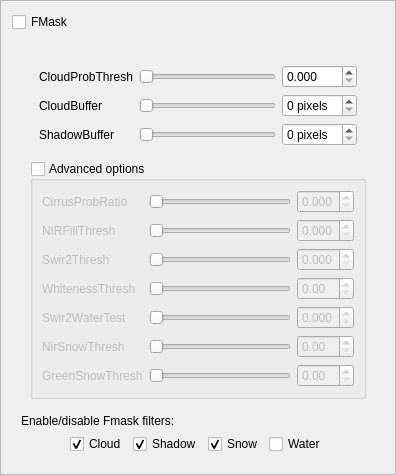
                <widget class="QFrame" name="frame_FMask">
                 <property name="frameShape">
                  <enum>QFrame::StyledPanel</enum>
                 </property>
                 <property name="frameShadow">
                  <enum>QFrame::Raised</enum>
                 </property>
                 <layout class="QGridLayout" name="gridLayout_8">
                  <item row="0" column="0">
                   <widget class="QCheckBox" name="checkBox_FMask">
                    <property name="text">
                     <string>FMask</string>
                    </property>
                    <property name="checked">
                     <bool>false</bool>
                    </property>
                   </widget>
                  </item>
                  <item row="1" column="0">
                   <widget class="QWidget" name="widget_FMask" native="true">
                    <layout class="QVBoxLayout" name="verticalLayout_2">
                     <item>
                      <widget class="QWidget" name="widget_23" native="true">
                       <layout class="QVBoxLayout" name="verticalLayout_32">
                        <item>
                         <widget class="QWidget" name="widget_24" native="true">
                          <layout class="QGridLayout" name="gridLayout_15">
                           <item row="3" column="2">
                            <widget class="QDoubleSpinBox" name="doubleSpinBox_CB">
                             <property name="suffix">
                              <string> pixels</string>
                             </property>
                             <property name="decimals">
                              <number>0</number>
                             </property>
                             <property name="minimum">
                              <double>0.000000000000000</double>
                             </property>
                             <property name="maximum">
                              <double>30.000000000000000</double>
                             </property>
                             <property name="singleStep">
                              <double>1.000000000000000</double>
                             </property>
                            </widget>
                           </item>
                           <item row="4" column="0">
                            <widget class="QLabel" name="label_10">
                             <property name="toolTip">
                              <string>Extra buffer around cloud shadown layer (pixels)</string>
                             </property>
                             <property name="text">
                              <string>ShadowBuffer</string>
                             </property>
                            </widget>
                           </item>
                           <item row="3" column="1">
                            <widget class="QSlider" name="horizontalSlider_CB">
                             <property name="minimum">
                              <number>0</number>
                             </property>
                             <property name="maximum">
                              <number>30</number>
                             </property>
                             <property name="singleStep">
                              <number>1</number>
                             </property>
                             <property name="pageStep">
                              <number>2</number>
                             </property>
                             <property name="orientation">
                              <enum>Qt::Horizontal</enum>
                             </property>
                            </widget>
                           </item>
                           <item row="4" column="2">
                            <widget class="QDoubleSpinBox" name="doubleSpinBox_SB">
                             <property name="suffix">
                              <string> pixels</string>
                             </property>
                             <property name="decimals">
                              <number>0</number>
                             </property>
                             <property name="maximum">
                              <double>30.000000000000000</double>
                             </property>
                             <property name="singleStep">
                              <double>1.000000000000000</double>
                             </property>
                            </widget>
                           </item>
                           <item row="3" column="0">
                            <widget class="QLabel" name="label">
                             <property name="toolTip">
                              <string>Extra buffer around cloud layer (pixels)</string>
                             </property>
                             <property name="text">
                              <string>CloudBuffer</string>
                             </property>
                            </widget>
                           </item>
                           <item row="4" column="1">
                            <widget class="QSlider" name="horizontalSlider_SB">
                             <property name="maximum">
                              <number>30</number>
                             </property>
                             <property name="pageStep">
                              <number>2</number>
                             </property>
                             <property name="orientation">
                              <enum>Qt::Horizontal</enum>
                             </property>
                            </widget>
                           </item>
                           <item row="0" column="1">
                            <widget class="QSlider" name="horizontalSlider_CPT">
                             <property name="maximum">
                              <number>1000</number>
                             </property>
                             <property name="orientation">
                              <enum>Qt::Horizontal</enum>
                             </property>
                            </widget>
                           </item>
                           <item row="0" column="2">
                            <widget class="QDoubleSpinBox" name="doubleSpinBox_CPT">
                             <property name="decimals">
                              <number>3</number>
                             </property>
                             <property name="maximum">
                              <double>1.000000000000000</double>
                             </property>
                             <property name="singleStep">
                              <double>0.001000000000000</double>
                             </property>
                            </widget>
                           </item>
                           <item row="0" column="0">
                            <widget class="QLabel" name="label_25">
                             <property name="toolTip">
                              <string>Cloud probability threshold (percentage). To reduce commission errors, increase this value, but this will also increase omission errors. Used by Equation 17.</string>
                             </property>
                             <property name="text">
                              <string>CloudProbThresh</string>
                             </property>
                            </widget>
                           </item>
                          </layout>
                          <zorder>doubleSpinBox_CB</zorder>
                          <zorder>doubleSpinBox_CB</zorder>
                          <zorder>horizontalSlider_CB</zorder>
                          <zorder>label</zorder>
                          <zorder>doubleSpinBox_SB</zorder>
                          <zorder>horizontalSlider_SB</zorder>
                          <zorder>label_10</zorder>
                          <zorder>horizontalSlider_CPT</zorder>
                          <zorder>doubleSpinBox_CPT</zorder>
                          <zorder>label_25</zorder>
                         </widget>
                        </item>
                        <item>
                         <widget class="QGroupBox" name="groupBox">
                          <property name="title">
                           <string>Advanced options</string>
                          </property>
                          <property name="checkable">
                           <bool>true</bool>
                          </property>
                          <property name="checked">
                           <bool>false</bool>
                          </property>
                          <layout class="QVBoxLayout" name="verticalLayout_33">
                           <item>
                            <widget class="QWidget" name="widget_FMask_advanced" native="true">
                             <layout class="QGridLayout" name="gridLayout_3">
                              <property name="margin">
                               <number>0</number>
                              </property>
                              <item row="9" column="2">
                               <widget class="QDoubleSpinBox" name="doubleSpinBox_NST">
                                <property name="maximum">
                                 <double>1.000000000000000</double>
                                </property>
                                <property name="singleStep">
                                 <double>0.010000000000000</double>
                                </property>
                               </widget>
                              </item>
                              <item row="7" column="2">
                               <widget class="QDoubleSpinBox" name="doubleSpinBox_WT">
                                <property name="maximum">
                                 <double>1.000000000000000</double>
                                </property>
                                <property name="singleStep">
                                 <double>0.010000000000000</double>
                                </property>
                               </widget>
                              </item>
                              <item row="6" column="1">
                               <widget class="QSlider" name="horizontalSlider_S2T">
                                <property name="maximum">
                                 <number>100</number>
                                </property>
                                <property name="orientation">
                                 <enum>Qt::Horizontal</enum>
                                </property>
                               </widget>
                              </item>
                              <item row="5" column="2">
                               <widget class="QDoubleSpinBox" name="doubleSpinBox_NFT">
                                <property name="decimals">
                                 <number>3</number>
                                </property>
                                <property name="maximum">
                                 <double>0.100000000000000</double>
                                </property>
                                <property name="singleStep">
                                 <double>0.001000000000000</double>
                                </property>
                               </widget>
                              </item>
                              <item row="6" column="2">
                               <widget class="QDoubleSpinBox" name="doubleSpinBox_S2T">
                                <property name="decimals">
                                 <number>3</number>
                                </property>
                                <property name="maximum">
                                 <double>0.100000000000000</double>
                                </property>
                                <property name="singleStep">
                                 <double>0.001000000000000</double>
                                </property>
                               </widget>
                              </item>
                              <item row="5" column="1">
                               <widget class="QSlider" name="horizontalSlider_NFT">
                                <property name="maximum">
                                 <number>100</number>
                                </property>
                                <property name="orientation">
                                 <enum>Qt::Horizontal</enum>
                                </property>
                               </widget>
                              </item>
                              <item row="5" column="0">
                               <widget class="QLabel" name="label_3">
                                <property name="text">
                                 <string>NIRFillThresh</string>
                                </property>
                               </widget>
                              </item>
                              <item row="7" column="0">
                               <widget class="QLabel" name="label_8">
                                <property name="text">
                                 <string>WhitenessThresh</string>
                                </property>
                               </widget>
                              </item>
                              <item row="4" column="0">
                               <widget class="QLabel" name="label_12">
                                <property name="toolTip">
                                 <string>Ratio used to determine the cirrus cloud probability</string>
                                </property>
                                <property name="text">
                                 <string>CirrusProbRatio</string>
                                </property>
                               </widget>
                              </item>
                              <item row="4" column="1">
                               <widget class="QSlider" name="horizontalSlider_CPR">
                                <property name="maximum">
                                 <number>100</number>
                                </property>
                                <property name="singleStep">
                                 <number>1</number>
                                </property>
                                <property name="orientation">
                                 <enum>Qt::Horizontal</enum>
                                </property>
                               </widget>
                              </item>
                              <item row="4" column="2">
                               <widget class="QDoubleSpinBox" name="doubleSpinBox_CPR">
                                <property name="decimals">
                                 <number>3</number>
                                </property>
                                <property name="maximum">
                                 <double>0.100000000000000</double>
                                </property>
                                <property name="singleStep">
                                 <double>0.001000000000000</double>
                                </property>
                               </widget>
                              </item>
                              <item row="6" column="0">
                               <widget class="QLabel" name="label_7">
                                <property name="text">
                                 <string>Swir2Thresh</string>
                                </property>
                               </widget>
                              </item>
                              <item row="8" column="2">
                               <widget class="QDoubleSpinBox" name="doubleSpinBox_S2WT">
                                <property name="decimals">
                                 <number>3</number>
                                </property>
                                <property name="maximum">
                                 <double>0.100000000000000</double>
                                </property>
                                <property name="singleStep">
                                 <double>0.001000000000000</double>
                                </property>
                               </widget>
                              </item>
                              <item row="7" column="1">
                               <widget class="QSlider" name="horizontalSlider_WT">
                                <property name="maximum">
                                 <number>1000</number>
                                </property>
                                <property name="orientation">
                                 <enum>Qt::Horizontal</enum>
                                </property>
                               </widget>
                              </item>
                              <item row="8" column="0">
                               <widget class="QLabel" name="label_9">
                                <property name="text">
                                 <string>Swir2WaterTest</string>
                                </property>
                               </widget>
                              </item>
                              <item row="8" column="1">
                               <widget class="QSlider" name="horizontalSlider_S2WT">
                                <property name="maximum">
                                 <number>100</number>
                                </property>
                                <property name="orientation">
                                 <enum>Qt::Horizontal</enum>
                                </property>
                               </widget>
                              </item>
                              <item row="10" column="2">
                               <widget class="QDoubleSpinBox" name="doubleSpinBox_GST">
                                <property name="maximum">
                                 <double>1.000000000000000</double>
                                </property>
                                <property name="singleStep">
                                 <double>0.010000000000000</double>
                                </property>
                               </widget>
                              </item>
                              <item row="9" column="1">
                               <widget class="QSlider" name="horizontalSlider_NST">
                                <property name="maximum">
                                 <number>1000</number>
                                </property>
                                <property name="orientation">
                                 <enum>Qt::Horizontal</enum>
                                </property>
                               </widget>
                              </item>
                              <item row="10" column="1">
                               <widget class="QSlider" name="horizontalSlider_GST">
                                <property name="maximum">
                                 <number>1000</number>
                                </property>
                                <property name="orientation">
                                 <enum>Qt::Horizontal</enum>
                                </property>
                               </widget>
                              </item>
                              <item row="9" column="0">
                               <widget class="QLabel" name="label_26">
                                <property name="toolTip">
                                 <string>Threshold for NIR reflectance for snow detection. Increase this to reduce snow commission errors. Used by Equation 20.</string>
                                </property>
                                <property name="text">
                                 <string>NirSnowThresh</string>
                                </property>
                               </widget>
                              </item>
                              <item row="10" column="0">
                               <widget class="QLabel" name="label_27">
                                <property name="toolTip">
                                 <string>Threshold for Green reflectance for snow detection. Increase this to reduce snow commission errors. Used by Equation 20.</string>
                                </property>
                                <property name="text">
                                 <string>GreenSnowThresh</string>
                                </property>
                               </widget>
                              </item>
                             </layout>
                            </widget>
                           </item>
                          </layout>
                         </widget>
                        </item>
                       </layout>
                      </widget>
                     </item>
                     <item>
                      <widget class="QLabel" name="label_22">
                       <property name="text">
                        <string>Enable/disable Fmask filters:</string>
                       </property>
                      </widget>
                     </item>
                     <item>
                      <widget class="QWidget" name="widget_20" native="true">
                       <layout class="QHBoxLayout" name="horizontalLayout_19">
                        <property name="topMargin">
                         <number>0</number>
                        </property>
                        <property name="bottomMargin">
                         <number>0</number>
                        </property>
                        <item>
                         <spacer name="horizontalSpacer_8">
                          <property name="orientation">
                           <enum>Qt::Horizontal</enum>
                          </property>
                          <property name="sizeHint" stdset="0">
                           <size>
                            <width>40</width>
                            <height>20</height>
                           </size>
                          </property>
                         </spacer>
                        </item>
                        <item>
                         <widget class="QCheckBox" name="checkBox_FMask_Cloud">
                          <property name="text">
                           <string>Cloud</string>
                          </property>
                          <property name="icon">
                           <iconset>
                            <normaloff>:/plugins/CloudMasking/ui/cloud.png</normaloff>:/plugins/CloudMasking/ui/cloud.png</iconset>
                          </property>
                          <property name="checked">
                           <bool>true</bool>
                          </property>
                         </widget>
                        </item>
                        <item>
                         <widget class="QCheckBox" name="checkBox_FMask_Shadow">
                          <property name="text">
                           <string>Shadow</string>
                          </property>
                          <property name="icon">
                           <iconset>
                            <normaloff>:/plugins/CloudMasking/ui/shadow.png</normaloff>:/plugins/CloudMasking/ui/shadow.png</iconset>
                          </property>
                          <property name="checked">
                           <bool>true</bool>
                          </property>
                         </widget>
                        </item>
                        <item>
                         <widget class="QCheckBox" name="checkBox_FMask_Snow">
                          <property name="text">
                           <string>Snow</string>
                          </property>
                          <property name="icon">
                           <iconset>
                            <normaloff>:/plugins/CloudMasking/ui/snow.png</normaloff>:/plugins/CloudMasking/ui/snow.png</iconset>
                          </property>
                          <property name="checked">
                           <bool>true</bool>
                          </property>
                         </widget>
                        </item>
                        <item>
                         <widget class="QCheckBox" name="checkBox_FMask_Water">
                          <property name="text">
                           <string>Water</string>
                          </property>
                          <property name="icon">
                           <iconset>
                            <normaloff>:/plugins/CloudMasking/ui/water.png</normaloff>:/plugins/CloudMasking/ui/water.png</iconset>
                          </property>
                         </widget>
                        </item>
                        <item>
                         <spacer name="horizontalSpacer_9">
                          <property name="orientation">
                           <enum>Qt::Horizontal</enum>
                          </property>
                          <property name="sizeHint" stdset="0">
                           <size>
                            <width>40</width>
                            <height>20</height>
                           </size>
                          </property>
                         </spacer>
                        </item>
                       </layout>
                      </widget>
                     </item>
                    </layout>
                   </widget>
                  </item>
                 </layout>
                </widget>
